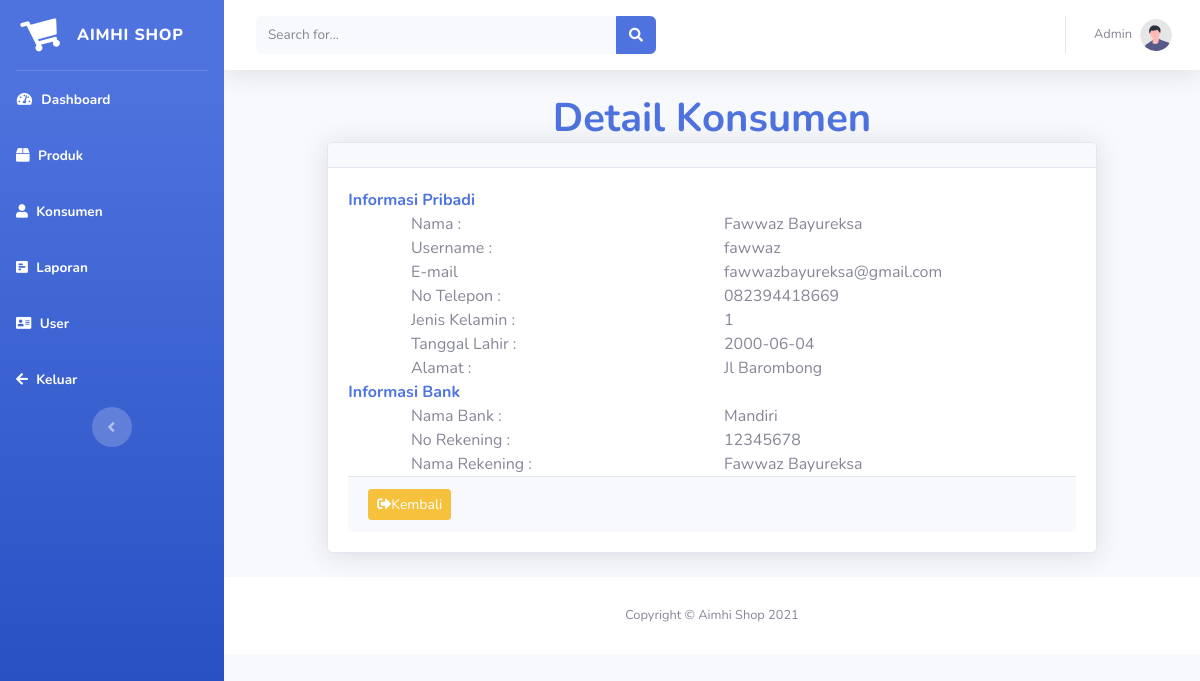
Screenshot of /admin/index.php?page=detail-konsumen&id=1 (signed in) with the database file from the repository.
### tables this page shows
CREATE TABLE `user` (
  `id_user` int(5) NOT NULL,
  `nama` varchar(30) NOT NULL,
  `nama_usr` varchar(30) NOT NULL,
  `email` varchar(30) NOT NULL,
  `telp` varchar(14) NOT NULL,
  `pass` varchar(30) NOT NULL,
  `gender` int(11) NOT NULL,
  `tgl_lahir` date NOT NULL,
  `alamat` text NOT NULL,
  `bank` varchar(30) NOT NULL,
  `norek` varchar(30) NOT NULL,
  `namarek` varchar(30) NOT NULL
);

### admin/detailkonsumen.php (the view, shortened to what this page needs)
<?php
require_once 'koneksi.php';
$id = $_GET['id'];
$sql = mysqli_query($koneksi, "SELECT * FROM user WHERE id_user = '$id' ");
$data = mysqli_fetch_assoc($sql)
?>
<h1 class="m-0 font-weight-bold text-primary" style="text-align: center;">Detail Konsumen</h1>
<div class="row justify-content-center">
    <div class="col-sm-10">
        <div class="card shadow mb-4">
            <div class="card-header">
            </div>
            <div class="card-body">
                    <p class="m-0 font-weight-bold text-primary">Informasi Pribadi</p>
                <div class="row justify-content-center">
                    <div class="col-sm-5">
                        <th>Nama :</th>
                    </div>
                    <div class="col-sm-5">
                        <td><?= $data['nama'] ?></td>
                    </div>
                </div>
                <div class="row justify-content-center">
                    <div class="col-sm-5">
                        <th>Username :</th>
                    </div>
                    <div class="col-sm-5">
                        <td><?= $data['nama_usr'] ?></td>
                    </div>
                </div>
                <div class="row justify-content-center">
                    <div class="col-sm-5">
                        <th>E-mail</th>
                    </div>
                    <div class="col-sm-5">
                        <td><?= $data['email'] ?></td>
                    </div>
                </div>
                <div class="row justify-content-center">
                    <div class="col-sm-5">
                        <th>No Telepon :</th>
                    </div>
                    <div class="col-sm-5">
                        <td><?= $data['telp'] ?></td>
                    </div>
                </div>
                <div class="row justify-content-center">
                    <div class="col-sm-5">
                        <th>Jenis Kelamin :</th>
                    </div>
                    <div class="col-sm-5">
                        <td><?= $data['gender'] ?></td>
                    </div>
                </div>
                <div class="row justify-content-center">
                    <div class="col-sm-5">
                        <th>Tanggal Lahir :</th>
                    </div>
                    <div class="col-sm-5">
                        <td><?= $data['tgl_lahir'] ?></td>
                    </div>
                </div>
                <div class="row justify-content-center">
                    <div class="col-sm-5">
                        <th>Alamat :</th>
                    </div>
                    <div class="col-sm-5">
                        <td><?= $data['alamat'] ?></td>
                    </div>
                </div>
            <p class="m-0 font-weight-bold text-primary">Informasi Bank</p>
                <div class="row justify-content-center">
                    <div class="col-sm-5">
                        <th>Nama Bank :</th>
                    </div>
                    <div class="col-sm-5">
                        <td><?= $data['bank'] ?></td>
                    </div>
                </div>
                <div class="row justify-content-center">
                    <div class="col-sm-5">
                        <th>No Rekening :</th>
                    </div>
                    <div class="col-sm-5">
                        <td><?= $data['norek'] ?></td>
                    </div>
                </div>
                <div class="row justify-content-center">
                    <div class="col-sm-5">
                        <th>Nama Rekening :</th>
                    </div>
                    <div class="col-sm-5">
                        <td><?= $data['namarek'] ?></td>
                    </div>
                </div>
                <div class="card-footer">
                    <a href="index.php?page=konsumen" class="btn btn-warning btn-sm"><i class="fas fa-sign-out-alt"></i>Kembali</a>
                </div>
            </div>
        </div>
    </div>

### rows the page displays
user: nama "Fawwaz Bayureksa", nama_usr "fawwaz", email "fawwazbayureksa@gmail.com", telp "082394418669", gender "1", tgl_lahir "2000-06-04", alamat "Jl Barombong", bank "Mandiri", norek "12345678", namarek "Fawwaz Bayureksa"
